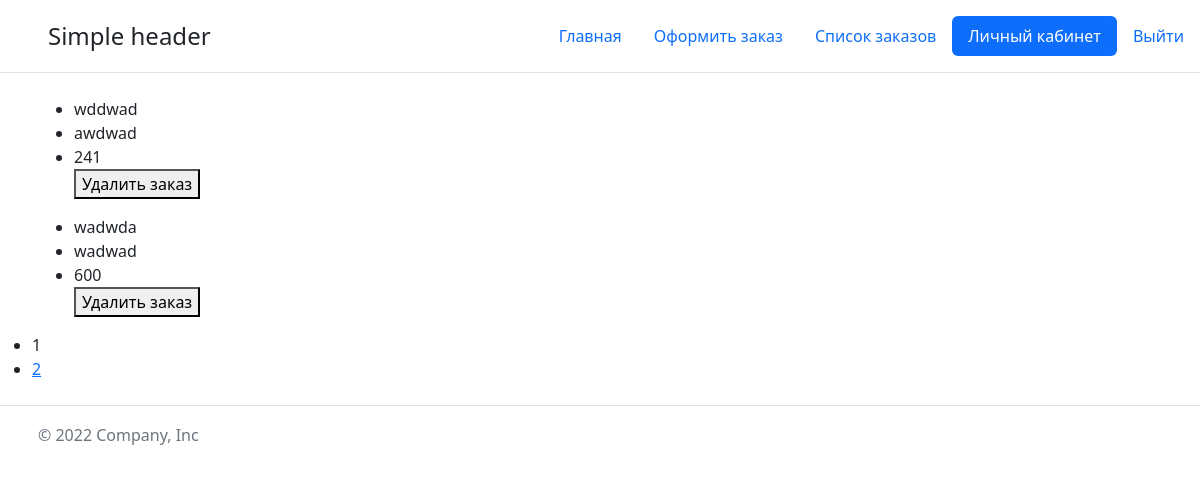
Before: /account/order (signed in) with the older database file.
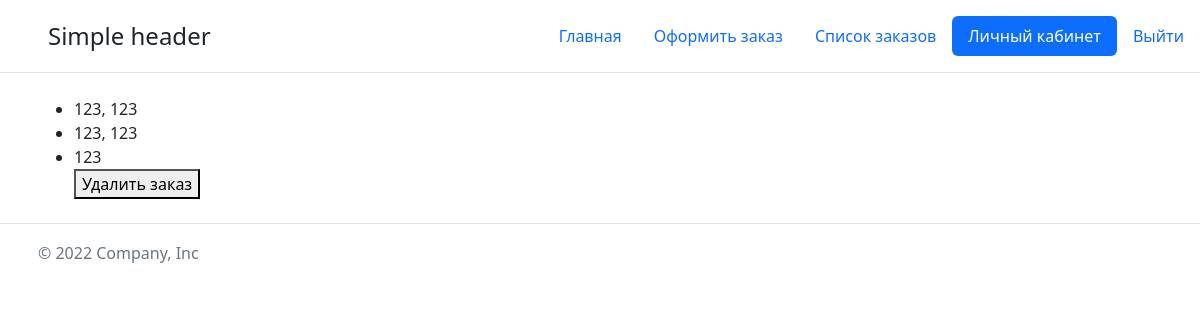
After: the same page with the newer database file.
### main/models.py (models this page shows)
class Order(models.Model):
    company = models.ForeignKey(User, on_delete=models.PROTECT, related_name='order_author')
    company_name = models.CharField(max_length=100)
    address_city = models.CharField(max_length=50)
    address_street = models.CharField(max_length=100, blank=True, null=True)
    full_address = models.CharField(max_length=150)
    address_city_to = models.CharField(max_length=50)
    address_street_to = models.CharField(max_length=100, blank=True, null=True)
    full_address_to = models.CharField(max_length=150)
    price = models.DecimalField(verbose_name='Стоимость', max_digits=19, decimal_places=0, blank=True, null=True)
    carrier = models.ForeignKey('Order_wait_list', on_delete=models.PROTECT, related_name='order_carrier',
                                   blank=True, null=True,)
    is_complete = models.BooleanField(default=False, blank=True, null=True)
    is_payments = models.BooleanField(default=False, blank=True, null=True)
    data = models.DateTimeField(auto_now_add=True, blank=True, null=True)
    data_update = models.DateTimeField(auto_now=True, blank=True, null=True)
    def __str__(self):
        return f'{self.id}'

### main/views.py (the view)
# urls.py: path('account/order', views.your_order_list, name='y_o_l'),
@login_required
def your_order_list(request):
    paginate_by = 2
    p = Order.objects.all().order_by('-id').filter(company=request.user)
    paginator = Paginator(p, paginate_by)
    page_number = request.GET.get('page')
    page_obj = paginator.get_page(page_number)
    page_paginator = page_obj.has_other_pages()
    if request.method == 'POST':
        Order.objects.filter(pk=request.POST['order']).delete()
        return render(request, 'main/user_order_list.html', {
            'title': 'Ваши заказы', 'active_account': 'active', 'page_paginator': page_paginator, 'page_obj': page_obj
        })
    return render(request, 'main/user_order_list.html', {
        'title': 'Ваши заказы', 'active_account': 'active', 'page_paginator': page_paginator, 'page_obj': page_obj
    })

### main/templates/main/user_order_list.html (shortened to what this page needs)
{% extends 'main/base.html' %}
{% block content %}
{%for item in page_obj%}
<div class="container">
    <div class="wrapper">
        <ul>
            <li>{{item.full_address}}</li>
            <li>{{item.full_address_to}}</li>
            <li>{{item.price}}</li>
            <form action="#" method="post">
                <button id="submit_carrier_order" type="submit">Удалить заказ</button>
            </form>
        </ul>
    </div>
</div>
{%endfor%}
{%if page_obj.has_other_pages%}
<ul>
    {% for page in page_obj.paginator.page_range %}
    {% if page_obj.number == page %}
    <li class="page-num-selected selected">{{page}}</li>
    {%elif page >= page_obj.number|add:-2 and page <= page_obj.number|add:2%}
    <li>
        <a href="?page={{page}}">{{page}}</a>
    </li>
    {%endif%}
    {%endfor%}
</ul>
{%endif%}
{% endblock %}

Changed rows visible on the page:
removed Order: full_address "wddwad", full_address_to "awdwad", price "241"
no longer on this page (row edited): Order: full_address "wadwda", full_address_to "wadwad", price "600"
now on this page (row edited): Order: full_address "123, 123", full_address_to "123, 123", price "123"
Other visible differences:
list line gone: "1"
list line gone: "2"
